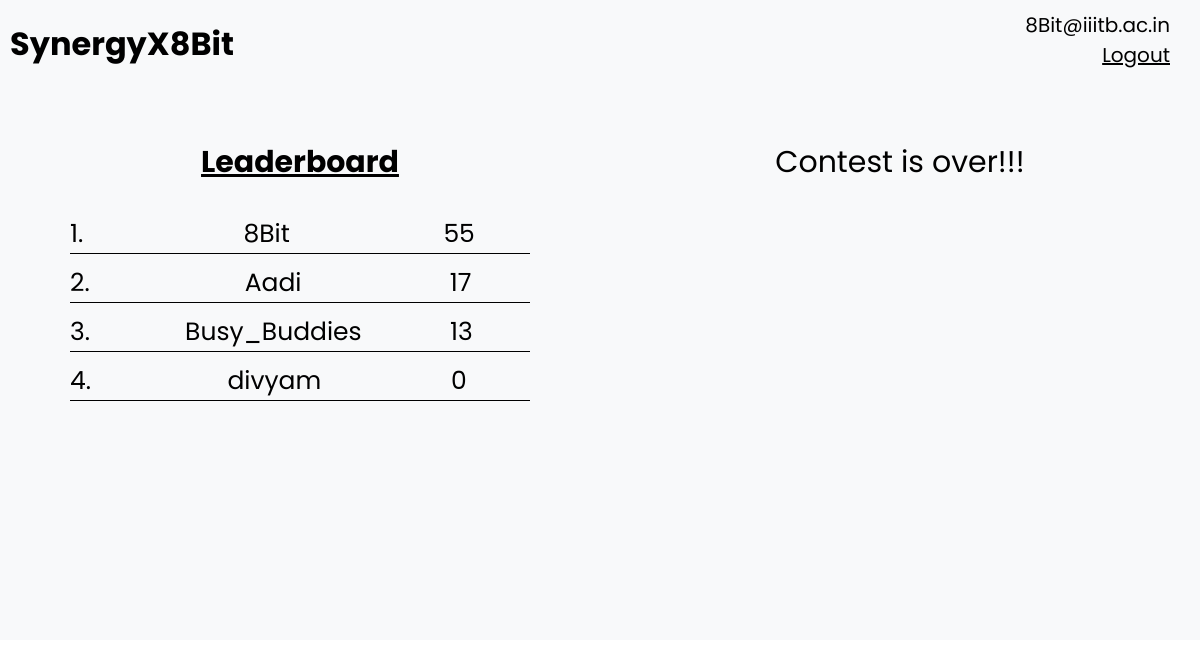
Screenshot of /participant (signed in) with the database file from the repository.
### base/models.py (models this page shows)
class User(AbstractUser):
    email = models.EmailField(unique=True, null=True)
    phone_number=models.IntegerField(null=True)
    username=models.CharField(unique=True,max_length=100,null=True)
    gold=models.IntegerField(default=0)
    sand=models.DateTimeField(default=datetime(2024,11,10,18,30,30))
    USERNAME_FIELD = 'email'
    REQUIRED_FIELDS = ['username']
    def __str__(self) -> str:
        return str(self.email)

### base/views.py (the view, shortened to what this page needs)
# urls.py: path('participant',views.participant_home,name="participant_home"),
def participant_home(request):
    da=datetime.now()
    user_1= User.objects.get(email=str(request.user))
    timezone = user_1.sand.tzinfo
    da=da.replace(tzinfo=timezone)
    flag=(da<user_1.sand)
    users=User.objects.all().order_by('-gold').values()
    context = {
        'users': users,
        'user_1':user_1,
        'curr_date_time':str(user_1.sand.month) + " " + str(user_1.sand.day) + "," + str(user_1.sand.year) + " " + str(user_1.sand.hour) + ":" + str(user_1.sand.minute) + ":" + str(user_1.sand.second),
        'flag':flag
    }
    return render(request, 'participant_home.html', context)

### base/templates/participant_home.html (shortened to what this page needs)
{% include 'participant_main.html' %}
<div class="screen">
{% block content %}
{% if request.user.is_authenticated %}
<div class="participant-left">
    <h3 class="LeaderBoard-heading">Leaderboard</h3>
    <div class="LeaderBoard">
        {% for user in users %}
        <div class="ranking">
            <p class="rank">{{ forloop.counter }}. &nbsp;&nbsp;&nbsp; <span class="ranking-name">{{ user.username }}</span> &nbsp;&nbsp;&nbsp;{{ user.gold }}</h1>
        </div>
        {% endfor %}
    </div>
</div>
    <div class="participant-right">
        <div>
            <div id="countdown-box"></div>
            {% endif %}
            {% endblock content %}
        </div>
    </div>
</div>

### base/templates/participant_navbar.html (shortened to what this page needs)
<div class="home-container-participant">
   <a href="{% url 'participant_home' %}" class="heading-participant"><h1>SynergyX8Bit</h1></a>
   <div class="nav-right">
       {% if request.user.is_authenticated %}
       <h1 class="hello-text">{{request.user}}</h1>
       <a href="{% url 'logout' %}" class="logout-button">Logout</a>
       {% else %}
       <a href="{% url 'login' %}">Login</a>
       {% endif %}
   </div>
</div>

### base/templates/participant_home.html (style rules this page uses)
.screen { min-height: 65vh; display: flex; font-family: 'Poppins', sans-serif; background-color: #f8f9fa; width: 100vw; }
.participant-left { width: 50%; padding-top: 20px; display: flex; flex-direction: column; align-items: center; }
.participant-right { width: 50%; display: flex; flex-direction: column; align-items: center; padding-top: 20px; }
.LeaderBoard-heading { font-size: 30px; text-decoration: underline; padding-bottom: 20px; }
.LeaderBoard { padding: 10px; width: 80%; }
.ranking { border-bottom: 1px solid black; margin-bottom: 10px; font-weight: 400; font-size: 25px; }
.ranking-name { display: inline-block; width: 25vw; text-align: center; }
#countdown-box { font-size: 20px; margin-bottom: 20px; font-size: 30px; }

### base/templates/participant_navbar.html (style rules this page uses)
* { padding: 0; margin: 0; box-sizing: border-box; }
.home-container-participant { background-color: #f8f9fa; width: 100%; height: 15vh; display: flex; font-family: 'Poppins', sans-serif; align-items: flex-start; justify-content: space-between; padding-top: 10px; }
.heading-participant { text-decoration: none; color: black; text-align: left; padding: 10px; width: 20%; }
.nav-right { display: flex; flex-direction: column; align-items: flex-end; justify-content: flex-start; width: 50vw; height: 15vh; padding-right: 30px; }
.logout-button { text-decoration: underline; font-size: 20px; color: black; }
.hello-text { font-size: 20px; font-weight: 400; }

### rows the page displays
User: user "8Bit@iiitb.ac.in", username "8Bit", gold "55"
User: username "Aadi", gold "17"
User: username "Busy_Buddies", gold "13"
User: username "divyam", gold "0"
